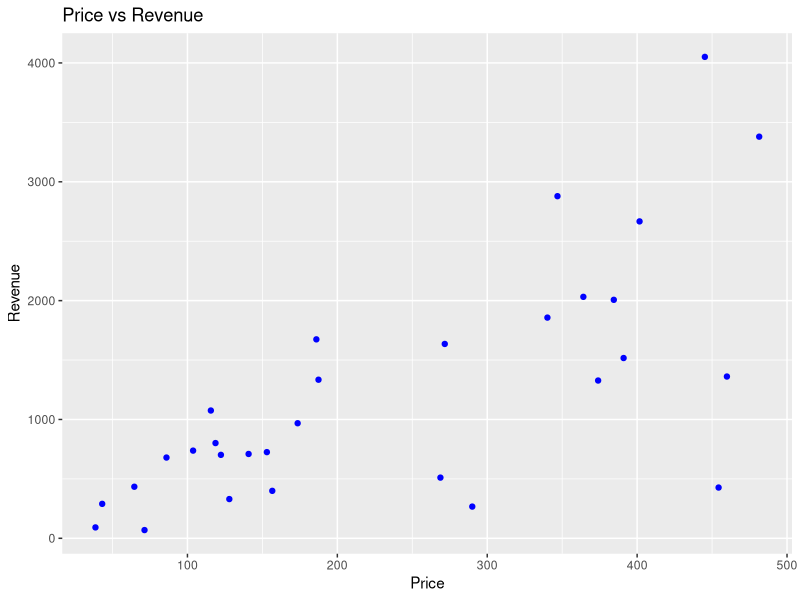
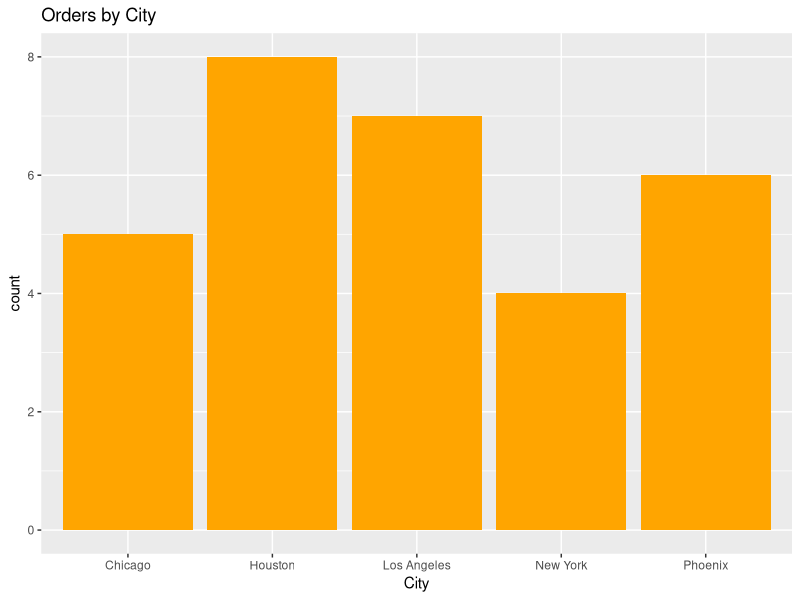
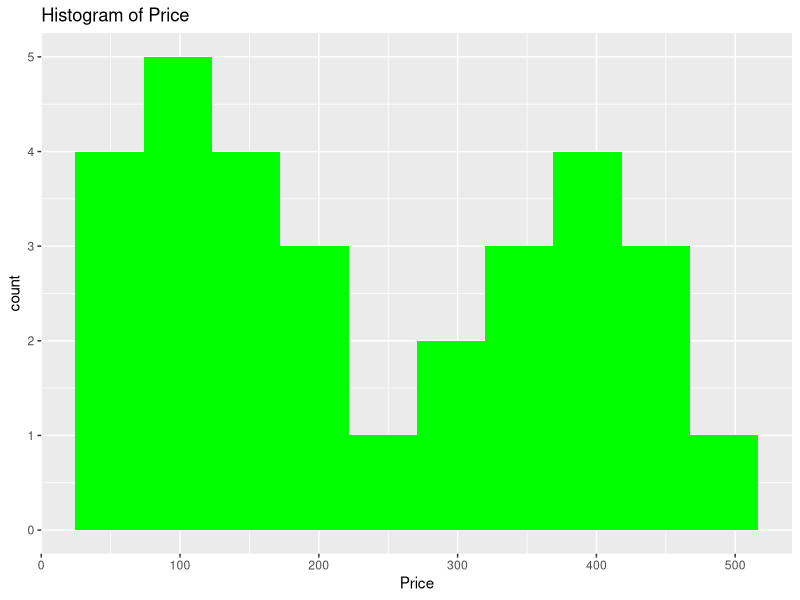
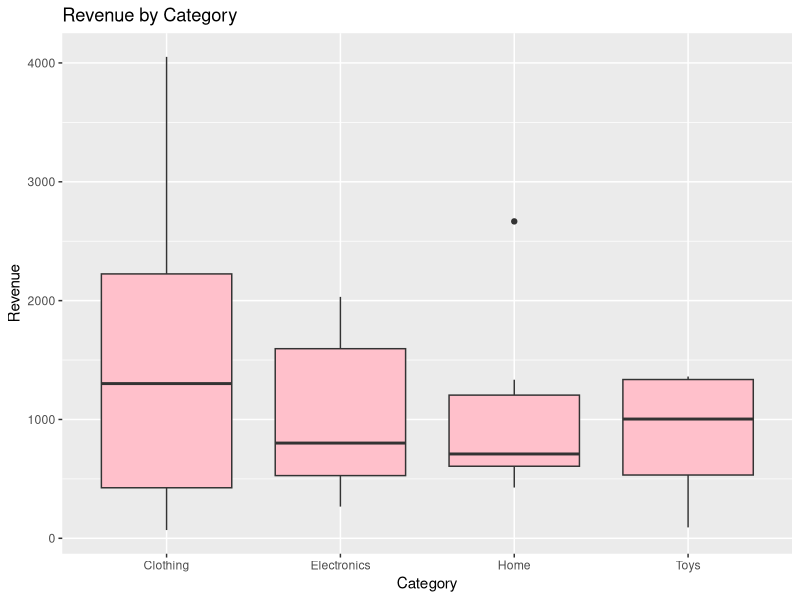
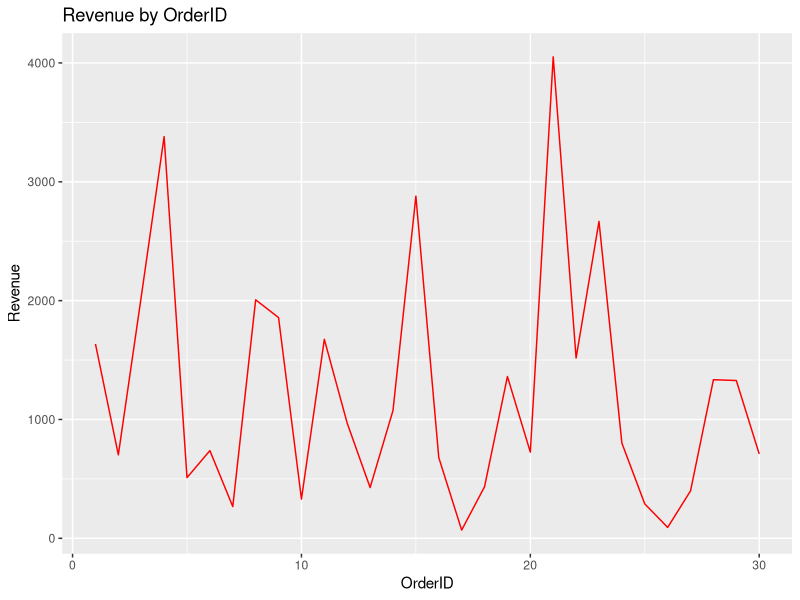
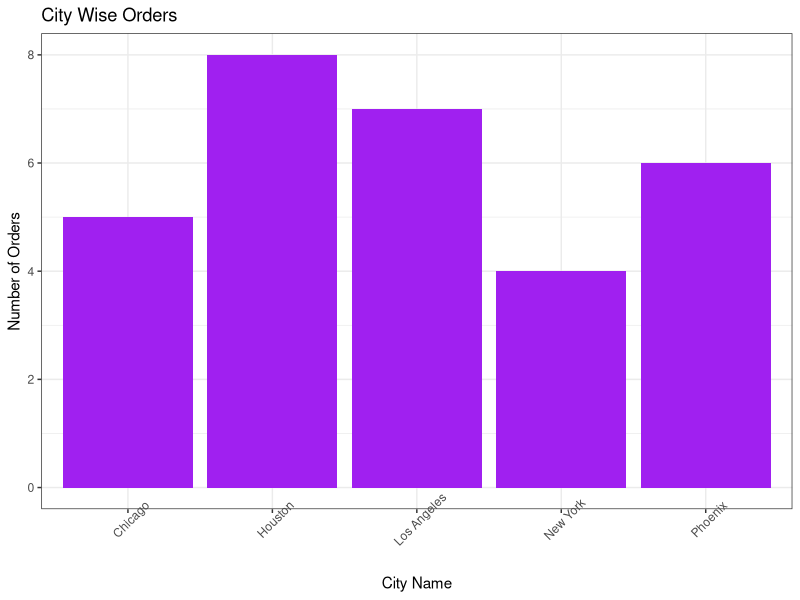
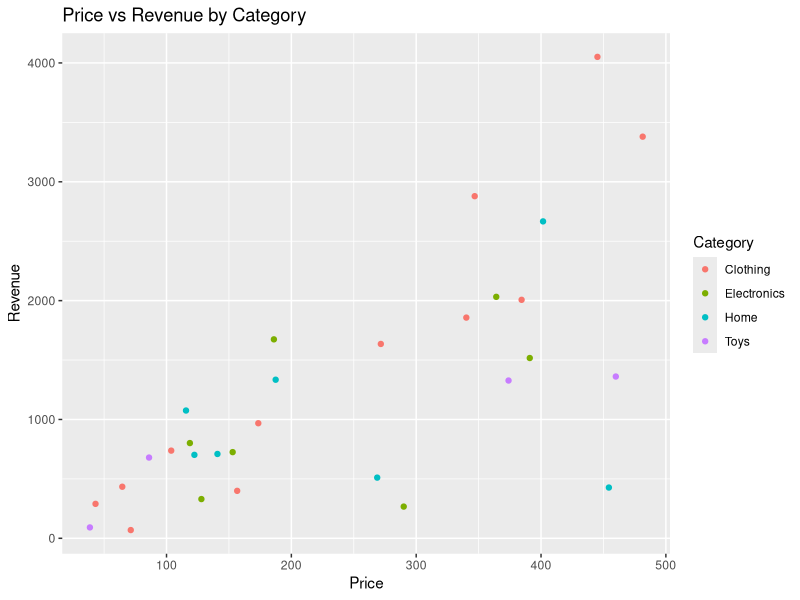
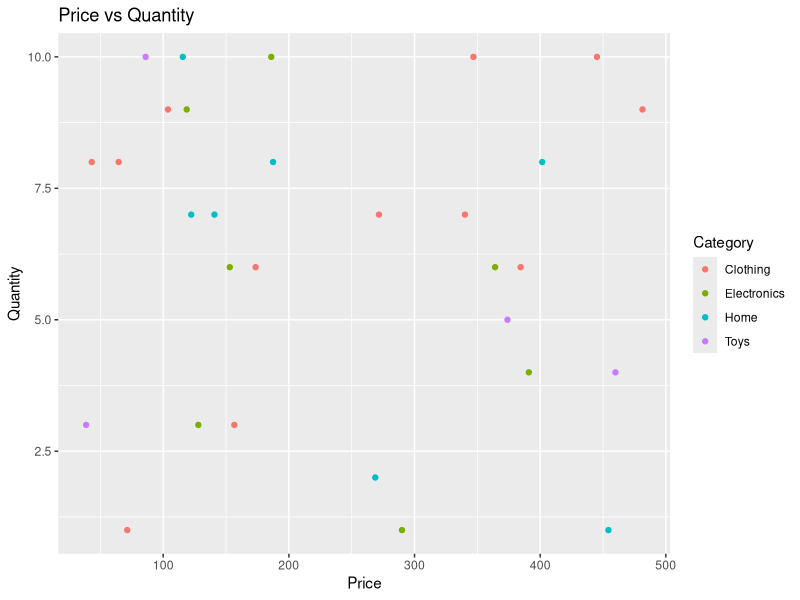

These figures' R source, in order:

#ASSIGNMENT NO. 5



#Step 1: Install and Load Package
# Install ggplot2 package
install.packages("ggplot2")

# Load ggplot2 library
library(ggplot2)

# Read CSV file
sales_data <- read.csv("sales_data.csv")

# View first rows of dataset
head(sales_data)

#Q1) Basic ggplot Charts
#a) Scatter Plot for Price vs Revenue

# Scatter Plot

ggplot(sales_data, aes(x = Price, y = Revenue)) +
  geom_point(color = "blue") +
  ggtitle("Price vs Revenue")
#b) Bar Chart for City
# Bar Chart for City

ggplot(sales_data, aes(x = City)) +
  geom_bar(fill = "orange") +
  ggtitle("Orders by City")

#c) Histogram of Price
# Histogram of Price

ggplot(sales_data, aes(x = Price)) +
  geom_histogram(fill = "green", bins = 10) +
  ggtitle("Histogram of Price")

#d) Boxplot of Revenue by Category
# Boxplot of Revenue by Category

ggplot(sales_data, aes(x = Category, y = Revenue)) +
  geom_boxplot(fill = "pink") +
  ggtitle("Revenue by Category")

#e) Line Chart for Revenue by OrderID
# Line Chart

ggplot(sales_data, aes(x = OrderID, y = Revenue)) +
  geom_line(color = "red") +
  ggtitle("Revenue by OrderID")

#Q2) Customized Visualization

# Customized Bar Chart

ggplot(sales_data, aes(x = City)) +
  geom_bar(fill = "purple") +
  ggtitle("City Wise Orders") +
  xlab("City Name") +
  ylab("Number of Orders") +
  theme_bw() +
  theme(axis.text.x = element_text(angle = 45))

#Q3) Multi-Variable Visualization
#a) Price vs Revenue colored by Category
ggplot(sales_data, aes(x = Price, y = Revenue, color = Category)) +
  geom_point() +
  ggtitle("Price vs Revenue by Category")

#b) Price vs Quantity colored by Category
ggplot(sales_data, aes(x = Price, y = Quantity, color = Category)) +
  geom_point() +
  ggtitle("Price vs Quantity")

#d) Top Cities by Revenue
ggplot(sales_data, aes(x = City, y = Revenue)) +
  geom_bar(stat = "identity", fill = "skyblue") +
  ggtitle("Top Cities by Revenue")

#e) Top Products by Sales
ggplot(sales_data, aes(x = Product, y = Revenue)) +
  geom_bar(stat = "identity", fill = "gold") +
  ggtitle("Top Products by Sales")

#Q4) Bar Chart, Scatter Plot, Histogram Analysis
#a) Number of Orders per City
ggplot(sales_data, aes(x = City)) +
  geom_bar(fill = "cyan") +
  ggtitle("Orders per City")

#b) Price vs Revenue
ggplot(sales_data, aes(x = Price, y = Revenue)) +
  geom_point(color = "blue") +
  ggtitle("Price vs Revenue")

#c) Quantity vs Revenue
ggplot(sales_data, aes(x = Quantity, y = Revenue)) +
  geom_point(color = "red") +
  ggtitle("Quantity vs Revenue")

#d) Distribution of Quantity
ggplot(sales_data, aes(x = Quantity)) +
  geom_histogram(fill = "orange", bins = 10) +
  ggtitle("Distribution of Quantity")

#e) Histogram by Category
ggplot(sales_data, aes(x = Category)) +
  geom_bar(fill = "green") +
  ggtitle("Category Distribution")

#Q5) Box Plot, Line Chart, Faceted Chart Analysis
#a) Revenue by Category (Box Plot)
ggplot(sales_data, aes(x = Category, y = Revenue)) +
  geom_boxplot(fill = "lightblue") +
  ggtitle("Revenue by Category")

#b) Price by Product (Box Plot)
ggplot(sales_data, aes(x = Product, y = Price)) +
  geom_boxplot(fill = "yellow") +
  ggtitle("Price by Product")

#c) Revenue Trend by OrderID (Line Chart)
ggplot(sales_data, aes(x = OrderID, y = Revenue)) +
  geom_line(color = "blue") +
  ggtitle("Revenue Trend")

#d) Discount Trend (Line Chart)
ggplot(sales_data, aes(x = OrderID, y = Discount)) +
  geom_line(color = "red") +
  ggtitle("Discount Trend")

#e) City Orders by Category (Faceted Chart)
ggplot(sales_data, aes(x = City)) +
  geom_bar(fill = "purple") +
  facet_wrap(~Category) +
  ggtitle("City Orders by Category")
